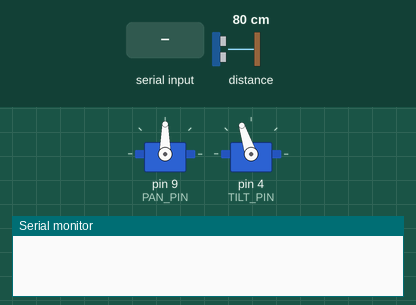
This sketch was run on a simulated Arduino Uno, built with avr-gcc and run on an emulated ATmega328P. Parts: 2 × servo, the last lines printed to the serial monitor. Inputs (shaded band) come from the test bench; at power-on: distance to the obstacle 80 cm. The echo pulse lasts 58.3 µs per cm.

Above: at 1.7 s.
1.8 s: "r90\n" received over Serial
At 4.6 s:
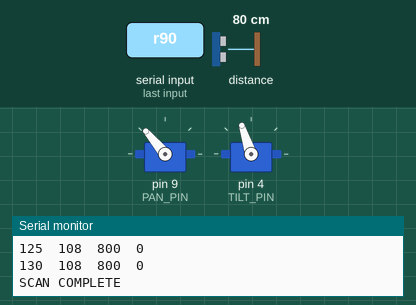
4.8 s: "r,45\n" received over Serial
At 7.5 s:
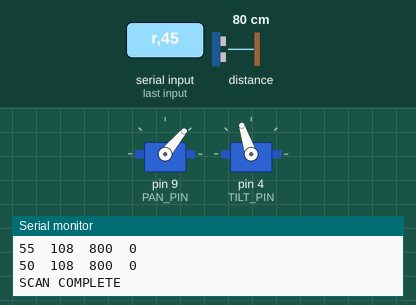
7.8 s: "r\n" received over Serial
At 8.26 s:
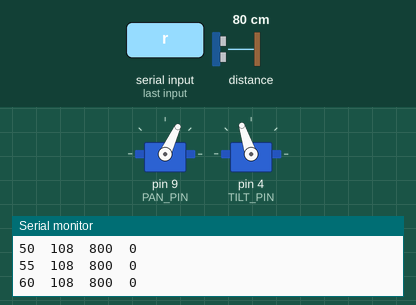
Timing chart, 0 to 11.4 s (numbered marks = the images above; inputs shaded):
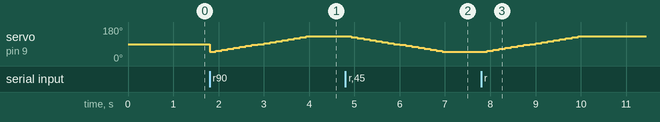

Measured:
- after the input at 1.8 s, servo on pin 9 (PAN_PIN): 90° → 50° at once, → 55° 0.13 s later, → 60° 0.13 s later, → 65° 0.13 s later, … (17 changes in this stretch)
- after the input at 4.8 s, servo on pin 9 (PAN_PIN): moves from 130° to 50° over 2.0 s, starting after 0.13 s
- after the input at 7.8 s, servo on pin 9 (PAN_PIN): moves from 50° to 130° over 2.0 s, starting after 0.13 s

The sketch:

Scanner.ino
```cpp
// Scanner.ino - ELE3PRO pan-tilt scanner
//
// Commands (115200 baud, one letter + optional number, newline at the end):
//   r  run              s  stop (works any time)
//   v  print settings
//   a  step size, both axes      p  pan step only     t  tilt step only
//   c  pan start                 d  pan stop
//   e  tilt start                f  tilt stop
//   g  pan delay (ms)            h  tilt delay (ms)
//   u  ultrasonic: u1 on, u0 off
// Settings are only accepted while stopped.
//
// Output, one line per point:  pan <TAB> tilt <TAB> tof_mm <TAB> us_mm
//   Angles are raw servo degrees (MATLAB converts them).
//   ToF timeout = 8190, ultrasonic off or no echo = 0.

#include <Servo.h>
#include <Wire.h>
#include <VL53L0X.h>

// ---- Build settings ----
#define PAN_PIN       9
#define TILT_PIN      4
#define TRIG_PIN      12      // HC-SR04
#define ECHO_PIN      11      // HC-SR04
#define PAN_CENTRE    90      // servo angle looking straight ahead
#define TILT_CENTRE   108     // servo angle looking level
#define NO_READING    8190    // ToF timeout value
#define US_TIMEOUT    30000UL // ultrasonic echo timeout, us (about 5 m)
#define SOUND_MM_US   0.343   // speed of sound, mm per us

Servo panServo;
Servo tiltServo;
VL53L0X tof;

// ---- Scan settings (changed by commands) ----
int pan_start  = PAN_CENTRE - 40;
int pan_stop   = PAN_CENTRE + 40;
int tilt_start = TILT_CENTRE;      // start = stop gives a line scan
int tilt_stop  = TILT_CENTRE;
int pan_step   = 5;
int tilt_step  = 5;
int pan_delay  = 50;
int tilt_delay = 50;
int use_us     = 0;                // ultrasonic off by default (it is slow)

int running = 0;                   // 1 while scanning
int pan_dir = 1;                   // pan direction, flips each scan

void setup() {
  Serial.begin(115200);

  panServo.attach(PAN_PIN);
  tiltServo.attach(TILT_PIN);
  panServo.write(PAN_CENTRE);      // start at centre
  tiltServo.write(TILT_CENTRE);
  delay(500);

  pinMode(TRIG_PIN, OUTPUT);
  pinMode(ECHO_PIN, INPUT);
  digitalWrite(TRIG_PIN, LOW);

  // ToF: long range, high accuracy (200 ms per reading)
  Wire.begin();
  tof.init();
  tof.setTimeout(500);
  tof.setSignalRateLimit(0.1);
  tof.setVcselPulsePeriod(VL53L0X::VcselPeriodPreRange, 18);
  tof.setVcselPulsePeriod(VL53L0X::VcselPeriodFinalRange, 14);
  tof.setMeasurementTimingBudget(200000);
}

// Print the current settings
void printSettings() {
  char s[80];
  Serial.println("ELE3PRO Scanner (ToF + ultrasonic)");
  sprintf(s, "Pan: %i to %i, step %i, delay %i", pan_start, pan_stop, pan_step, pan_delay);
  Serial.println(s);
  sprintf(s, "Tilt: %i to %i, step %i, delay %i", tilt_start, tilt_stop, tilt_step, tilt_delay);
  Serial.println(s);
  Serial.println(use_us ? "Ultrasonic: on" : "Ultrasonic: off");
}

// Read one command line, if there is one
void readCommand() {
  if (Serial.available() == 0) return;

  char s[64];
  int n = Serial.readBytesUntil('\n', s, 63);
  if (n == 0) return;
  s[n] = '\0';
  int value = atoi(s + 1);         // number after the letter

  if (s[0] == 's') running = 0;    // stop works any time
  if (running) return;             // everything else only while stopped

  switch (s[0]) {
    case 'r': running = 1; break;
    case 'v': printSettings(); break;
    case 'a': pan_step = tilt_step = max(1, value); break;
    case 'p': pan_step  = max(1, value); break;
    case 't': tilt_step = max(1, value); break;
    case 'c': pan_start  = value; break;
    case 'd': pan_stop   = value; break;
    case 'e': tilt_start = value; break;
    case 'f': tilt_stop  = value; break;
    case 'g': pan_delay  = value; break;
    case 'h': tilt_delay = value; break;
    case 'u': use_us = (value != 0); break;
  }
}

// One ultrasonic reading in mm (0 = no echo)
int readUltrasonic() {
  digitalWrite(TRIG_PIN, LOW);
  delayMicroseconds(2);
  digitalWrite(TRIG_PIN, HIGH);
  delayMicroseconds(10);
  digitalWrite(TRIG_PIN, LOW);

  unsigned long t = pulseIn(ECHO_PIN, HIGH, US_TIMEOUT);
  if (t == 0) return 0;
  return (int)(t * SOUND_MM_US / 2.0);   // out and back, so halve it
}

// Take one point and send it
void sendPoint(int pan, int tilt) {
  int d = tof.readRangeSingleMillimeters();
  if (tof.timeoutOccurred()) d = NO_READING;
  int us = use_us ? readUltrasonic() : 0;

  char s[40];
  sprintf(s, "%i\t%i\t%i\t%i", pan, tilt, d, us);
  Serial.println(s);
}

// Move pan, then sweep tilt up or down, one point per step
void sweepTilt(int pan, int dir) {
  panServo.write(pan);
  delay(pan_delay);

  int tilt = (dir == 1) ? tilt_start : tilt_stop;
  while (running && tilt >= tilt_start && tilt <= tilt_stop) {
    tiltServo.write(tilt);
    delay(tilt_delay);
    sendPoint(pan, tilt);
    readCommand();                 // check for a stop
    tilt += dir * tilt_step;
  }
}

void loop() {
  if (!running) {
    readCommand();
    return;
  }

  // Serpentine scan: tilt direction flips every column,
  // pan direction flips every scan, so the head never travels back empty.
  int tilt_dir = 1;
  int pan = (pan_dir == 1) ? pan_start : pan_stop;
  while (running && pan >= pan_start && pan <= pan_stop) {
    sweepTilt(pan, tilt_dir);
    tilt_dir = -tilt_dir;
    pan += pan_dir * pan_step;
  }
  pan_dir = -pan_dir;

  if (running) {                   // finished, not stopped
    Serial.println("SCAN COMPLETE");
    running = 0;
  }
}
```
